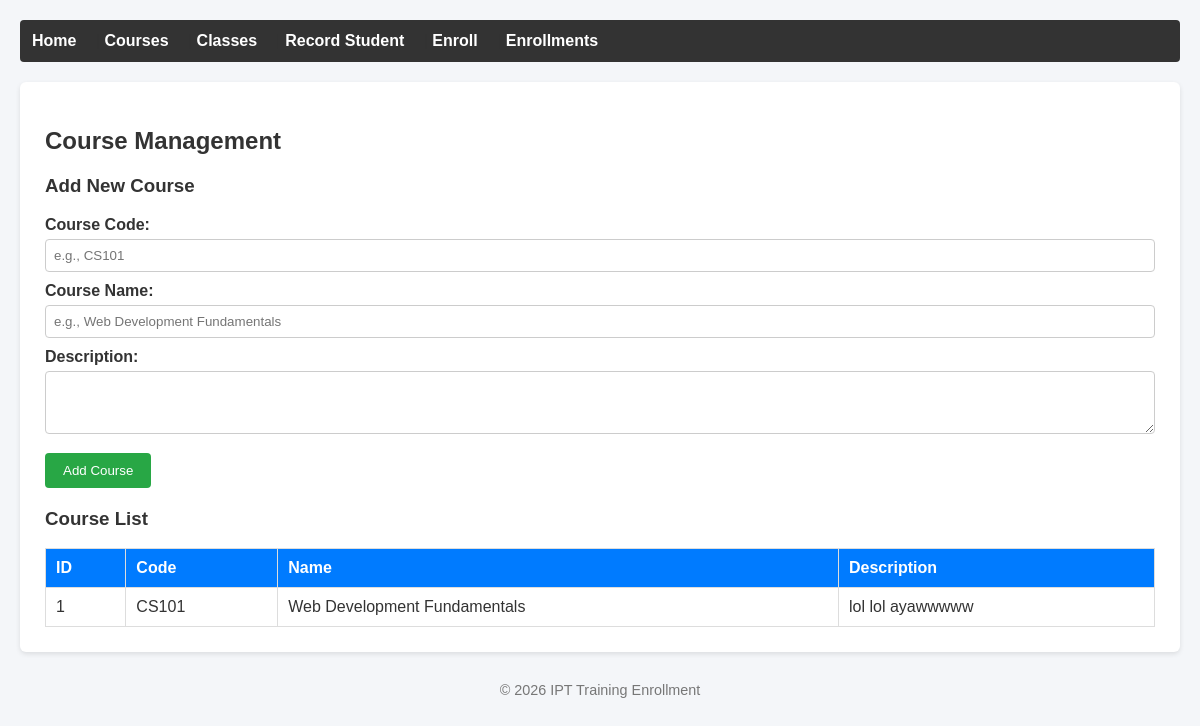
Screenshot of /admin/courses.php with the database file from the repository.
### tables this page shows
CREATE TABLE `courses` (
  `course_id` int(11) NOT NULL,
  `course_code` varchar(20) NOT NULL,
  `course_name` varchar(100) NOT NULL,
  `description` text DEFAULT NULL
);

### classes/Course.php (called while the page is built, shortened)
<?php
class Course {
    private $db;
    public function __construct(PDO $db) {
        $this->db = $db;
    }
    public function all() {
        $stmt = $this->db->query("SELECT * FROM courses ORDER BY course_name ASC");
        return $stmt->fetchAll();
    }
}

### admin/courses.php (the view, shortened to what this page needs)
<?php
require_once __DIR__ . '/../config/db.php';
require_once __DIR__ . '/../classes/Course.php';
$courseObj = new Course($db);
$courses = $courseObj->all();
require_once __DIR__ . '/../includes/header.php';
?>
<h2>Course Management</h2>
<form method="POST" action="courses.php">
    <h3>Add New Course</h3>
    <label>Course Code:</label>
    <input type="text" name="course_code" required placeholder="e.g., CS101">
    <label>Course Name:</label>
    <input type="text" name="course_name" required placeholder="e.g., Web Development Fundamentals">
    <label>Description:</label>
    <textarea name="description" rows="3"></textarea>
    <button type="submit">Add Course</button>
</form>
<h3>Course List</h3>
<table>
    <thead>
        <tr>
            <th>ID</th>
            <th>Code</th>
            <th>Name</th>
            <th>Description</th>
        </tr>
    </thead>
    <tbody>
        <?php foreach ($courses as $c): ?>
            <tr>
                <td><?php echo htmlspecialchars($c['course_id']); ?></td>
                <td><?php echo htmlspecialchars($c['course_code']); ?></td>
                <td><?php echo htmlspecialchars($c['course_name']); ?></td>
                <td><?php echo htmlspecialchars($c['description']); ?></td>
            </tr>
        <?php endforeach; ?>
    </tbody>
</table>
<?php require_once __DIR__ . '/../includes/footer.php'; ?>

### css/style.css (style rules this page uses)
body { font-family: Arial, sans-serif; margin: 20px; background-color: #f4f6f9; color: #333; }
table { width: 100%; border-collapse: collapse; margin-top: 15px; }
th, td { padding: 10px; border: 1px solid #ddd; text-align: left; }
th { background-color: #007bff; color: white; }
form { margin-bottom: 20px; }
label { display: block; margin-top: 10px; font-weight: bold; }
input, select, textarea { width: 100%; padding: 8px; margin-top: 5px; box-sizing: border-box; border: 1px solid #ccc; border-radius: 4px; }
button { margin-top: 15px; padding: 10px 18px; background-color: #28a745; color: white; border: none; border-radius: 4px; cursor: pointer; }

### rows the page displays
courses: course_id "1", course_code "CS101", course_name "Web Development Fundamentals", description "lol lol ayawwwww"
